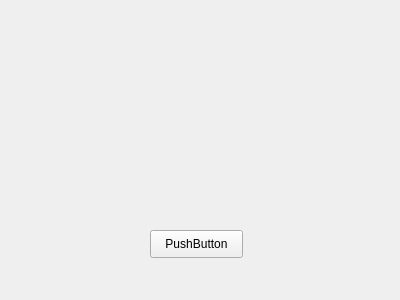
<?xml version="1.0" encoding="UTF-8"?>
<ui version="4.0">
 <class>Form</class>
 <widget class="QWidget" name="Form">
  <property name="geometry">
   <rect>
    <x>0</x>
    <y>0</y>
    <width>400</width>
    <height>300</height>
   </rect>
  </property>
  <property name="windowTitle">
   <string>Form</string>
  </property>
  <widget class="QPushButton" name="pushButton">
   <property name="geometry">
    <rect>
     <x>150</x>
     <y>230</y>
     <width>93</width>
     <height>28</height>
    </rect>
   </property>
   <property name="text">
    <string>PushButton</string>
   </property>
  </widget>
 </widget>
 <resources/>
 <connections/>
</ui>
